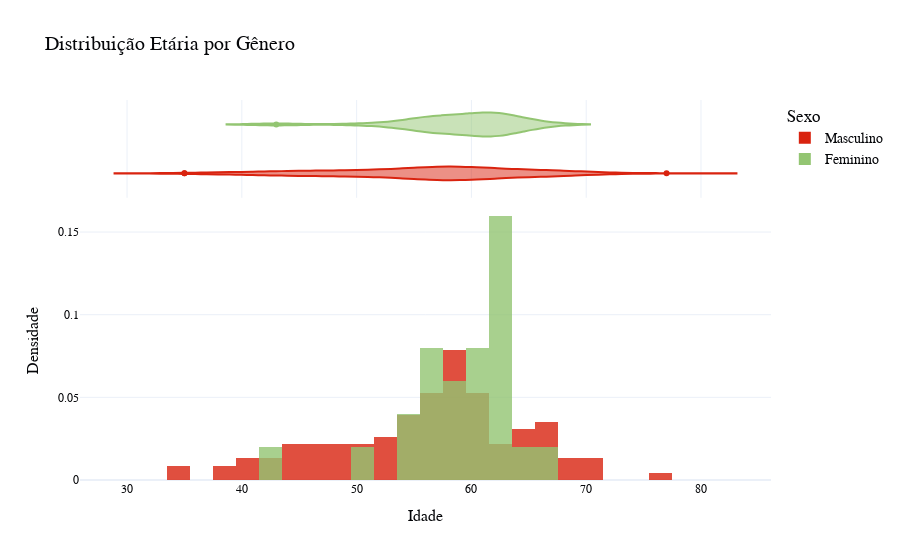

The notebook cell this image was saved under:
### Markdown cell above
## Age

### Code cell
only_positive = df[df['target_labels'] == 'Presença'] # Somente com doença presente

age_sex = px.histogram(
    only_positive,
    x='age',
    color='sex_labels',
    nbins=40,
    histnorm='probability density',
    opacity=0.8,
    barmode='overlay',
    marginal='violin',
    color_discrete_map={'Feminino': color_pal[4], 'Masculino': color_pal[3]},
    labels={'sex_labels': 'Sexo', 'age': 'Idade'},
    title= "Distribuição Etária por Gênero"
)


# Layout

age_sex.update_layout(


    font=dict(family ="Fira Code, sans-serif", color = color_pal[0], size=14),
    title_font= dict(size = 20, color = color_pal[0]),

    xaxis=dict(
        title="Idade",
        title_font=dict(size=16),
        tickfont=dict(size=12)
    ),
    yaxis=dict(
        title="Densidade",
        title_font=dict(size=16),
        tickfont=dict(size=12)
    ),
    legend=dict(
        title="Sexo",
    ),
    template="plotly_white",
)

# Exibir o gráfico
age_sex.show()

### Figure 1 — Plotly figure (JSON) as saved in the notebook; plotly's stock layout.template omitted (floating-point values rounded to 4 significant figures)
{"data": [{"alignmentgroup": "True", "bingroup": "x", "histnorm": "probability density", "hovertemplate": "Sexo=Masculino<br>Idade=%{x}<br>probability density=%{y}<extra></extra>", "legendgroup": "Masculino", "marker": {"color": "#D9230F", "opacity": 0.8, "pattern": {"shape": ""}}, "name": "Masculino", "nbinsx": 40, "offsetgroup": "Masculino", "orientation": "v", "showlegend": true, "type": "histogram", "x": [67, 67, 63, 53, 56, 48, 58, 58, 60, 40, 60, 64, 43, 57, 55, 58, 50, 44, 60, 54, 50, 41, 58, 54, 60, 60, 59, 46, 67, 62, 65, 44, 60, 58, 68, 52, 59, 49, 59, 57, 61, 39, 56, 63, 65, 48, 55, 65, 54, 70, 62, 35, 59, 64, 47, 57, 55, 64, 70, 51, 58, 60, 77, 35, 70, 64, 57, 56, 48, 66, 54, 69, 51, 43, 67, 59, 45, 58, 50, 38, 52, 53, 54, 66, 49, 54, 56, 46, 61, 67, 58, 47, 52, 58, 57, 61, 42, 52, 59, 40, 61, 46, 59, 57, 57, 61, 58, 67, 44, 63, 59, 45, 68, 57], "xaxis": "x", "yaxis": "y"}, {"alignmentgroup": "True", "hovertemplate": "Sexo=Masculino<br>Idade=%{x}<extra></extra>", "legendgroup": "Masculino", "marker": {"color": "#D9230F"}, "name": "Masculino", "offsetgroup": "Masculino", "scalegroup": "x", "showlegend": false, "type": "violin", "x": [67, 67, 63, 53, 56, 48, 58, 58, 60, 40, 60, 64, 43, 57, 55, 58, 50, 44, 60, 54, 50, 41, 58, 54, 60, 60, 59, 46, 67, 62, 65, 44, 60, 58, 68, 52, 59, 49, 59, 57, 61, 39, 56, 63, 65, 48, 55, 65, 54, 70, 62, 35, 59, 64, 47, 57, 55, 64, 70, 51, 58, 60, 77, 35, 70, 64, 57, 56, 48, 66, 54, 69, 51, 43, 67, 59, 45, 58, 50, 38, 52, 53, 54, 66, 49, 54, 56, 46, 61, 67, 58, 47, 52, 58, 57, 61, 42, 52, 59, 40, 61, 46, 59, 57, 57, 61, 58, 67, 44, 63, 59, 45, 68, 57], "xaxis": "x2", "yaxis": "y2"}, {"alignmentgroup": "True", "bingroup": "x", "histnorm": "probability density", "hovertemplate": "Sexo=Feminino<br>Idade=%{x}<br>probability density=%{y}<extra></extra>", "legendgroup": "Feminino", "marker": {"color": "#93C572", "opacity": 0.8, "pattern": {"shape": ""}}, "name": "Feminino", "nbinsx": 40, "offsetgroup": "Feminino", "orientation": "v", "showlegend": true, "type": "histogram", "x": [62, 65, 61, 51, 62, 60, 61, 43, 62, 63, 56, 59, 56, 60, 62, 62, 66, 63, 55, 58, 55, 58, 63, 57, 57], "xaxis": "x", "yaxis": "y"}, {"alignmentgroup": "True", "hovertemplate": "Sexo=Feminino<br>Idade=%{x}<extra></extra>", "legendgroup": "Feminino", "marker": {"color": "#93C572"}, "name": "Feminino", "offsetgroup": "Feminino", "scalegroup": "x", "showlegend": false, "type": "violin", "x": [62, 65, 61, 51, 62, 60, 61, 43, 62, 63, 56, 59, 56, 60, 62, 62, 66, 63, 55, 58, 55, 58, 63, 57, 57], "xaxis": "x2", "yaxis": "y2"}], "layout": {"barmode": "overlay", "font": {"color": "#050609", "family": "Fira Code, sans-serif", "size": 14}, "legend": {"title": {"text": "Sexo"}, "tracegroupgap": 0}, "title": {"font": {"color": "#050609", "size": 20}, "text": "Distribuição Etária por Gênero"}, "xaxis": {"anchor": "y", "domain": [0, 1], "tickfont": {"size": 12}, "title": {"font": {"size": 16}, "text": "Idade"}}, "xaxis2": {"anchor": "y2", "domain": [0, 1], "matches": "x", "showgrid": true, "showticklabels": false}, "yaxis": {"anchor": "x", "domain": [0, 0.7326], "tickfont": {"size": 12}, "title": {"font": {"size": 16}, "text": "Densidade"}}, "yaxis2": {"anchor": "x2", "domain": [0.7426, 1], "matches": "y2", "showgrid": false, "showline": false, "showticklabels": false, "ticks": ""}}}
